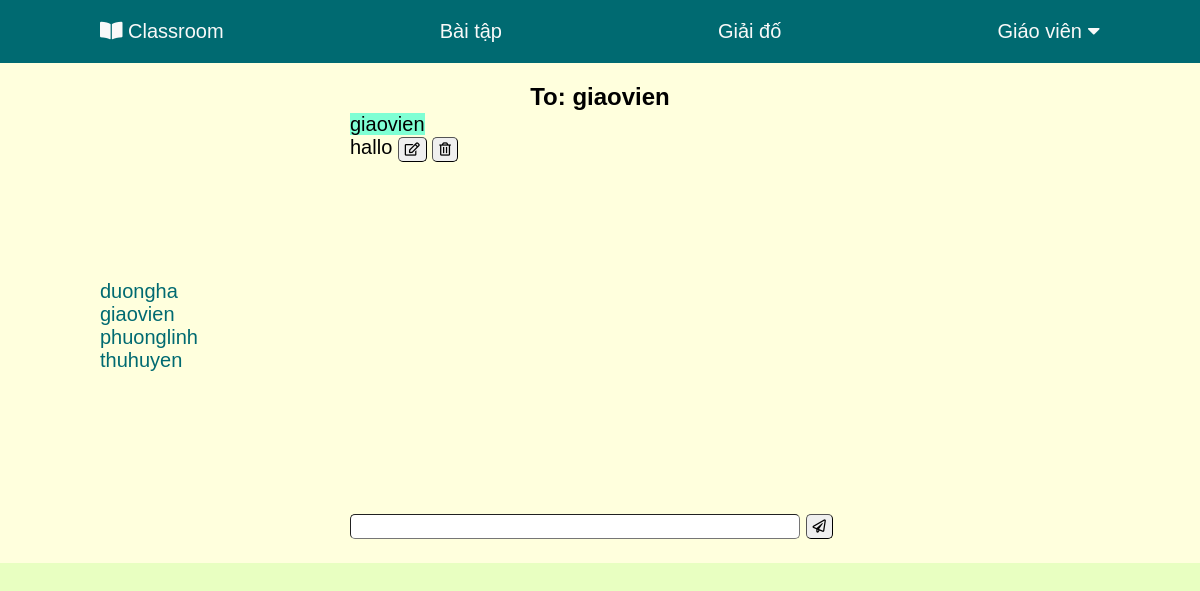
/chat.php (signed in), run on the app's committed database.
### tables this page shows
CREATE TABLE `info` (
  `username` varchar(50) NOT NULL,
  `password` varchar(50) NOT NULL,
  `name` varchar(50) DEFAULT NULL,
  `email` varchar(50) DEFAULT NULL,
  `phone_number` int(15) DEFAULT NULL,
  `id` int(1) NOT NULL
);

CREATE TABLE `messages` (
  `id` int(11) NOT NULL,
  `from_username` varchar(50) NOT NULL,
  `to_username` varchar(50) NOT NULL,
  `message` longtext NOT NULL,
  `date_time_msg` datetime NOT NULL
);

### chat.php (the view, shortened to what this page needs)
<!DOCTYPE html>
<html>
<head>
    <link rel="stylesheet" href="resources/css/chat.css">
    <link rel="stylesheet" href="resources/css/page.css">
    <link rel="stylesheet" href="https://use.fontawesome.com/releases/v5.6.3/css/all.css">
</head>
<body>
<div class="wrapper">
    <?php include "header.php";
    $from_username = $_SESSION['username'];
    $to_username = ($_SESSION['to_username'] == "") ? $_SESSION['username'] : $_SESSION['to_username'];
    ?>
    <div class="container">
        <h1 class="header-message" style="text-align: center">To: <?php echo $to_username ?></h1>
        <div class="user_and_chatting" style="display: flex">
            <div class="list_user_chat" style="width: 20%">
                <?php include "connect_server.php";
                $sql_get_list_user_chat = "SELECT `username`
                                    FROM `info`";
                $list_user_chat = $conn->query($sql_get_list_user_chat);
                while ($user_chat = $list_user_chat->fetch_assoc()) { ?>
                    <div class="user_chat">
                        <a class="user_chat" href=<?php echo 'chat.php?user_chat=' . $user_chat['username'] ?>><?php echo $user_chat['username']; ?></a>
                    </div>
                <?php } ?>
            </div>
            <div style="width: 50%">
                <div class="box_chatting" style="width: 100%; height: 50%">
                    <?php include "connect_server.php";
                    ?>
                    <div class="chat-data" style="overflow-y: scroll; height: 400px">
                        <?php
                        $get_message_send_receive = "SELECT `id`,`from_username`, `message`, `date_time_msg`
                                        FROM `messages`
                                        WHERE (`from_username`='$from_username' and `to_username`='$to_username') or (`from_username`='$to_username' and `to_username`='$from_username')";
                        $list_message_send_receive = $conn->query($get_message_send_receive); ?>
                        <div class="form-message">
                            <?php
                            while ($message_send_receive = $list_message_send_receive->fetch_assoc()) {
                                $id_message = $message_send_receive['id'];
                                $username_send = $message_send_receive['from_username'];
                                $message = $message_send_receive['message'];
                                ?>
                                <form action="" method="post">
                                    <span style="background-color: aquamarine"> <?php echo $username_send ?></span></br>
                                    <span class="message"> <?php echo $message ?></span>
                                    <?php if ($username_send == $from_username) { ?>
                                        <button id="edit_message" value="<?php echo $id_message ?>">
                                            <i class="far fa-edit"></i>
                                        </button>
                                        <button name="delete_message" value="<?php echo $id_message ?>"><i
                                                    class="far fa-trash-alt"></i>
                                        </button>
                                    <?php } ?>
                                </form>
                            <?php } ?>
                        </div>
                    </div>
                <div class="form-chat" style="width: 100%">
                    <form method="post">
                        <input type="text" name="message" size="10" style="width: 90%">
                        <button name="send_message"><i class="far fa-paper-plane"></i></button>
                    </form>
                </div>
                </div>
            </div>
        </div>
    </div>
        <?php include "footer.php";?>
</div>
</body>
</html>

### resources/css/chat.css (style rules this page uses)
.user_and_chatting { display: flex; align-items: center; justify-content: space-between; padding: 0px 100px; font-size: 20px; height: 390px; }
.box_chatting { display: flex; flex-direction: column; }
.list_user_chat { display: flex; flex-direction: column; }
.header-message { margin: 0; }
.user_chat { color: #006a71; }

### resources/css/page.css (style rules this page uses)
* { box-sizing: border-box; font-family: Arial, "Helvetica Neue", Helvetica, sans-serif; }
.wrapper { margin: 0; }
body { margin: 0; }
.container { width: 100%; margin: 0; align-items: center; height: 100%; background-color: #ffffdd; height: 500px; }
h1 { margin: 0; padding: 20px; font-size: 24px; }
a { color: #f9f9f9; text-decoration: none; }
input, button { border-width: 1px; border-radius: 5px; height: 25px; }

### data on the page
info: username "duongha"
info: username "giaovien"
info: username "phuonglinh"
info: username "thuhuyen"
messages: from_username "giaovien", message "hallo", $id_message 3 (drawn)

### other printed values
$name "Giáo viên"
$to_username "giaovien"
